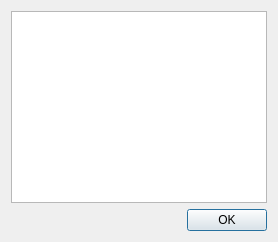
<?xml version="1.0" encoding="UTF-8"?>
<ui version="4.0">
 <class>seedManager</class>
 <widget class="QDialog" name="seedManager">
  <property name="windowTitle">
   <string>Seed Manager</string>
  </property>
  <layout class="QVBoxLayout" name="seedManagerLayout">
   <item>
    <widget class="QTreeView" name="seedView">
     <attribute name="headerVisible">
      <bool>false</bool>
     </attribute>
    </widget>
   </item>
   <item>
    <widget class="QDialogButtonBox" name="buttons">
     <property name="standardButtons">
      <set>QDialogButtonBox::Ok</set>
     </property>
    </widget>
   </item>
  </layout>
 </widget>
 <resources/>
 <connections/>
</ui>
